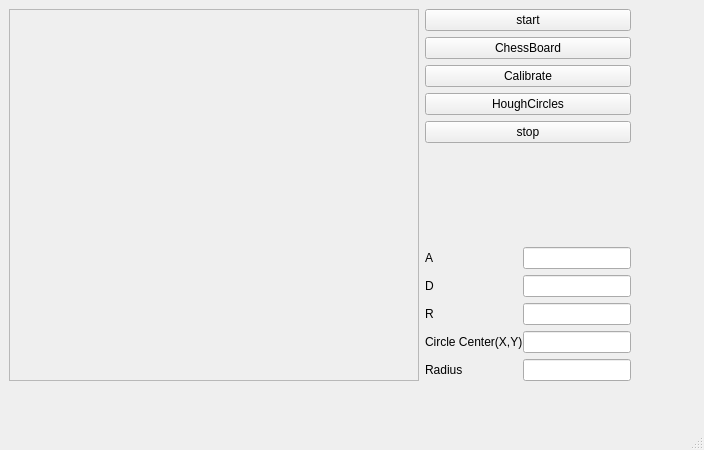
<?xml version="1.0" encoding="UTF-8"?>
<ui version="4.0">
 <class>testView</class>
 <widget class="QMainWindow" name="testView">
  <property name="windowModality">
   <enum>Qt::NonModal</enum>
  </property>
  <property name="enabled">
   <bool>true</bool>
  </property>
  <property name="geometry">
   <rect>
    <x>0</x>
    <y>0</y>
    <width>704</width>
    <height>450</height>
   </rect>
  </property>
  <property name="minimumSize">
   <size>
    <width>0</width>
    <height>0</height>
   </size>
  </property>
  <property name="maximumSize">
   <size>
    <width>10000</width>
    <height>10000</height>
   </size>
  </property>
  <property name="windowTitle">
   <string>MainWindow</string>
  </property>
  <widget class="QWidget" name="centralwidget">
   <layout class="QHBoxLayout" name="horizontalLayout">
    <property name="sizeConstraint">
     <enum>QLayout::SetFixedSize</enum>
    </property>
    <item>
     <widget class="QFrame" name="frame">
      <property name="minimumSize">
       <size>
        <width>410</width>
        <height>372</height>
       </size>
      </property>
      <property name="maximumSize">
       <size>
        <width>410</width>
        <height>372</height>
       </size>
      </property>
      <property name="frameShape">
       <enum>QFrame::StyledPanel</enum>
      </property>
      <property name="frameShadow">
       <enum>QFrame::Raised</enum>
      </property>
     </widget>
    </item>
    <item>
     <layout class="QVBoxLayout" name="verticalLayout_2">
      <item>
       <layout class="QVBoxLayout" name="verticalLayout">
        <item>
         <widget class="QPushButton" name="start">
          <property name="text">
           <string>start</string>
          </property>
         </widget>
        </item>
        <item>
         <widget class="QPushButton" name="chessBoard">
          <property name="styleSheet">
           <string notr="true"/>
          </property>
          <property name="text">
           <string>ChessBoard</string>
          </property>
         </widget>
        </item>
        <item>
         <widget class="QPushButton" name="Calibrate">
          <property name="text">
           <string>Calibrate</string>
          </property>
          <property name="checkable">
           <bool>false</bool>
          </property>
          <property name="autoDefault">
           <bool>false</bool>
          </property>
          <property name="flat">
           <bool>false</bool>
          </property>
         </widget>
        </item>
        <item>
         <widget class="QPushButton" name="HoughCircles">
          <property name="text">
           <string>HoughCircles</string>
          </property>
         </widget>
        </item>
        <item>
         <widget class="QPushButton" name="stop">
          <property name="text">
           <string>stop</string>
          </property>
         </widget>
        </item>
       </layout>
      </item>
      <item>
       <spacer name="verticalSpacer">
        <property name="orientation">
         <enum>Qt::Vertical</enum>
        </property>
        <property name="sizeHint" stdset="0">
         <size>
          <width>20</width>
          <height>40</height>
         </size>
        </property>
       </spacer>
      </item>
      <item>
       <layout class="QFormLayout" name="formLayout">
        <property name="fieldGrowthPolicy">
         <enum>QFormLayout::AllNonFixedFieldsGrow</enum>
        </property>
        <property name="horizontalSpacing">
         <number>0</number>
        </property>
        <property name="verticalSpacing">
         <number>6</number>
        </property>
        <item row="1" column="0">
         <widget class="QLabel" name="label">
          <property name="text">
           <string>A</string>
          </property>
         </widget>
        </item>
        <item row="1" column="1">
         <widget class="QLineEdit" name="lineEdit"/>
        </item>
        <item row="2" column="0">
         <widget class="QLabel" name="label_2">
          <property name="text">
           <string>D</string>
          </property>
         </widget>
        </item>
        <item row="2" column="1">
         <widget class="QLineEdit" name="lineEdit_2"/>
        </item>
        <item row="3" column="0">
         <widget class="QLabel" name="label_3">
          <property name="text">
           <string>R</string>
          </property>
         </widget>
        </item>
        <item row="3" column="1">
         <widget class="QLineEdit" name="lineEdit_3"/>
        </item>
        <item row="4" column="0">
         <widget class="QLabel" name="label_4">
          <property name="text">
           <string>Circle Center(X,Y)</string>
          </property>
         </widget>
        </item>
        <item row="4" column="1">
         <widget class="QLineEdit" name="lineEdit_4"/>
        </item>
        <item row="5" column="0">
         <widget class="QLabel" name="label_5">
          <property name="text">
           <string>Radius</string>
          </property>
         </widget>
        </item>
        <item row="5" column="1">
         <widget class="QLineEdit" name="lineEdit_5"/>
        </item>
       </layout>
      </item>
     </layout>
    </item>
   </layout>
  </widget>
  <widget class="QMenuBar" name="menubar">
   <property name="geometry">
    <rect>
     <x>0</x>
     <y>0</y>
     <width>704</width>
     <height>28</height>
    </rect>
   </property>
  </widget>
  <widget class="QStatusBar" name="statusbar">
   <property name="maximumSize">
    <size>
     <width>16777215</width>
     <height>22</height>
    </size>
   </property>
  </widget>
 </widget>
 <resources/>
 <connections>
  <connection>
   <sender>stop</sender>
   <signal>clicked()</signal>
   <receiver>testView</receiver>
   <slot>close()</slot>
   <hints>
    <hint type="sourcelabel">
     <x>636</x>
     <y>184</y>
    </hint>
    <hint type="destinationlabel">
     <x>647</x>
     <y>214</y>
    </hint>
   </hints>
  </connection>
 </connections>
</ui>
